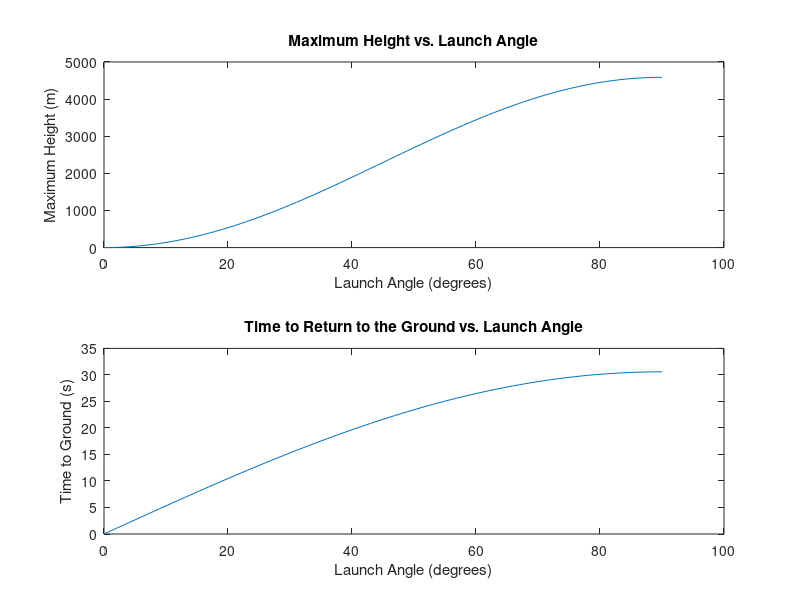

Reproduce this figure in MATLAB.
% Constants
g = 9.81; % Acceleration due to gravity (m/s^2)
v0 = 300; % Initial velocity of the bullet (m/s)
mass_bullet = 0.01; % Mass of the bullet (kg)

% Create an array of launch angles from 0 to 90 degrees
angles = 0:1:90; % Range of angles in degrees

% Initialize arrays to store results
max_heights = zeros(size(angles)); % Max heights reached
times_to_ground = zeros(size(angles)); % Time to return to the ground

% Simulation for different launch angles
for i = 1:length(angles)
    angle_deg = angles(i); % Current launch angle in degrees
    
    % Convert the launch angle to radians
    angle_rad = deg2rad(angle_deg);
    
    % Calculate initial vertical velocity
    vy0 = v0 * sin(angle_rad);
    
    % Calculate time of flight
    t_flight = (2 * vy0) / g;
    
    % Calculate maximum height
    h_max = (vy0^2) / (2 * g);
    
    % Calculate time to return to the ground
    t_ground = sqrt(2 * h_max / g);
    
    % Store results
    max_heights(i) = h_max;
    times_to_ground(i) = t_ground;
    
    % Check if the bullet's height at the end of the simulation is below a certain safe threshold (e.g., 2 meters)
    if h_max < 2
        fprintf('Angle: %.1f degrees - SAFE\n', angle_deg);
    else
        fprintf('Angle: %.1f degrees - POTENTIALLY DANGEROUS\n', angle_deg);
    end
end

% Plot the results
figure;
subplot(2, 1, 1);
plot(angles, max_heights);
xlabel('Launch Angle (degrees)');
ylabel('Maximum Height (m)');
title('Maximum Height vs. Launch Angle');

subplot(2, 1, 2);
plot(angles, times_to_ground);
xlabel('Launch Angle (degrees)');
ylabel('Time to Ground (s)');
title('Time to Return to the Ground vs. Launch Angle');
